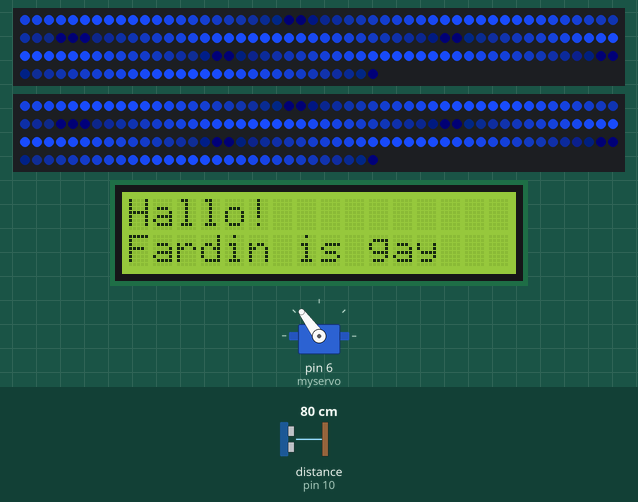
Simulated run of this sketch. Board: Arduino Uno, built with avr-gcc and run on an emulated ATmega328P. On the bench: 2 × 180 RGB LEDs in strip order, left to right, continuing on the next row, servo, 16×2 character LCD. Wiring (inferred from the names in the program): ultrasonic range finder: trigger pin 9; echo pin 10. The inputs (shaded band) are chosen by the test bench; at power-on: distance to the obstacle (sensor on pin 10) 80 cm. The echo pulse lasts 58.3 µs per cm; what the sketch prints to the serial monitor is not drawn.

Above: at 1.2 s.
1.3 s: distance to the obstacle (sensor on pin 10) set to 2 cm
At 1.49 s:
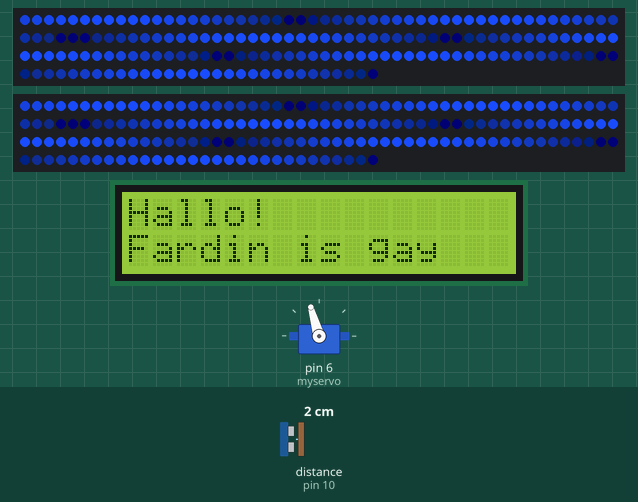
5.2 s: distance to the obstacle (sensor on pin 10) set to 9 cm
At 5.44 s:
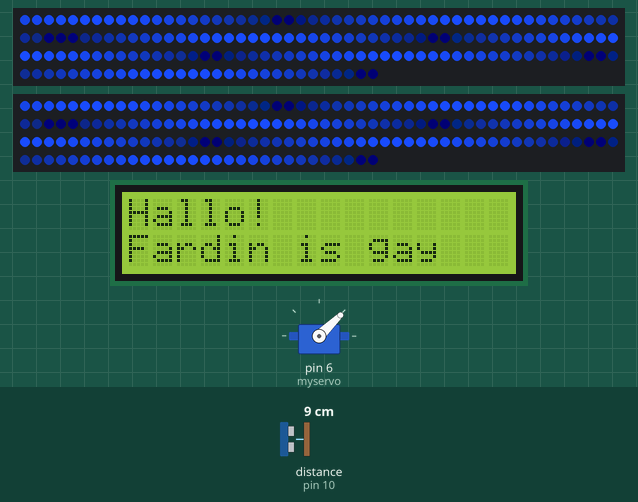
Timing chart, 0 to 15.1 s (numbered marks = the images above; inputs shaded):
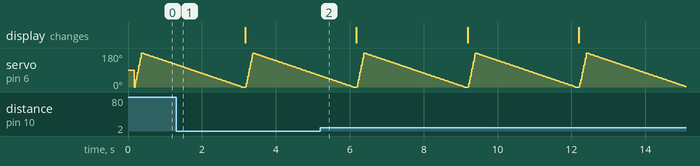

The sketch:

sketch_dec25a.ino
```cpp
#include <Adafruit_NeoPixel.h>
#include <Servo.h>
#include <LiquidCrystal.h>

LiquidCrystal lcd(12, 11, 5, 4, 3, 2);

Servo myservo;
int pos = 0;


const int trigPin = 9;
const int echoPin = 10;
float duration, distance;


#define PIN1 7
#define PIN2 8
#define NUM_LEDS 180

Adafruit_NeoPixel strip1(NUM_LEDS, PIN1, NEO_GRB + NEO_KHZ800);
Adafruit_NeoPixel strip2(NUM_LEDS, PIN2, NEO_GRB + NEO_KHZ800);

void setup() {
  strip1.begin();
  strip2.begin();
  strip1.show();
  strip2.show();

  pinMode(trigPin, OUTPUT);
  pinMode(echoPin, INPUT);
  Serial.begin(9600);

  myservo.attach(6);

  lcd.begin(16, 2);
  lcd.setCursor(0, 0);
  lcd.print("Hallo!");
  lcd.setCursor(0, 1);
  lcd.print("Fardin is gay");
}

void loop() {
  waveEffect();

  digitalWrite(trigPin, LOW);
  delayMicroseconds(2);
  digitalWrite(trigPin, HIGH);
  delayMicroseconds(10);
  digitalWrite(trigPin, LOW);

  duration = pulseIn(echoPin, HIGH);
  distance = (duration*.0343)/2;
  Serial.print("Distance: ");
  Serial.println(distance);
  delay(10);

  for (pos = 0; pos <= 180; pos += 1) { // goes from 0 degrees to 180 degrees
    // in steps of 1 degree
    myservo.write(pos);              // tell servo to go to position in variable 'pos'
    delay(1);                       // waits 15ms for the servo to reach the position
  }
  for (pos = 180; pos >= 0; pos -= 1) { // goes from 180 degrees to 0 degrees
    myservo.write(pos);              // tell servo to go to position in variable 'pos'
    delay(15);                       // waits 15ms for the servo to reach the position
  }
}

void waveEffect() {
  static uint16_t pos = 0;
  pos++;

  for (int i = 0; i < NUM_LEDS; i++) {
    int brightness = (sin((i + pos) * 0.20) * 127) + 128;

    int r = brightness * 0.1;
    int g = brightness * 0.3;
    int b = brightness;

    strip1.setPixelColor(i, strip1.Color(r, g, b));
    strip2.setPixelColor(i, strip2.Color(r, g, b));
  }

  strip1.show();
  strip2.show();
  delay(25);
}
```
